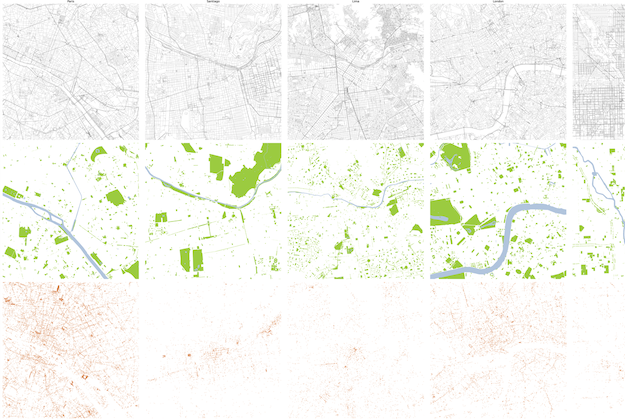
#> input picture posts/osm-urban-form/image.png, 625 x 419 px; its folder holds only this picture in this run
$ python matrix.py
#> lines starting #> are read from the running program, lines starting #| are printed output that depends on the picture
#Create a Grid/Matrix of Images
import PIL, os, glob
from PIL import Image
from math import ceil, floor

PATH = "/Users/nicolas/Documents/Q_GitHub/q-blog/posts/osm-urban-form/img"

frame_width = 2560
images_per_row = 9
padding = 2

os.chdir(PATH)

images = glob.glob("*.png")
#images = [i for i in images if i.startswith('block')] #get the first starting with block

img_width, img_height = Image.open(images[0]).size
#> img_width = 625; img_height = 419
sf = (frame_width-(images_per_row-1)*padding)/(images_per_row*img_width)       #scaling factor
#> sf = 0.452
scaled_img_width = ceil(img_width*sf)                   #s
#> scaled_img_width = 283
scaled_img_height = ceil(img_height*sf)
#> scaled_img_height = 190

number_of_rows = ceil(len(images)/images_per_row)
frame_height = ceil(sf*img_height*number_of_rows)
#> frame_height = 190

new_im = Image.new('RGBA', (frame_width, frame_height), color="white")
#> new_im: PIL image 2560x190 RGBA; every value is 255

i,j=0,0
for num, im in enumerate(images):
    if num%images_per_row==0:
        i=0
    im = Image.open(im)
#> im is the input picture: PIL image 625x419 RGBA; mean R, G, B, A 245, 246, 240.4, 255
    #Here I resize my opened image, so it is no bigger than 100,100
    im.thumbnail((scaled_img_width,scaled_img_height))
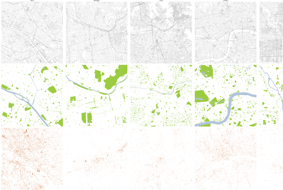
#> im: PIL image 283x190 RGBA; mean R, G, B, A 244.9, 246, 240.2, 255
    #Iterate through a 4 by 4 grid with 100 spacing, to place my image
    y_cord = (j//images_per_row)*scaled_img_height
#> y_cord = 0
    new_im.paste(im, (i,y_cord))
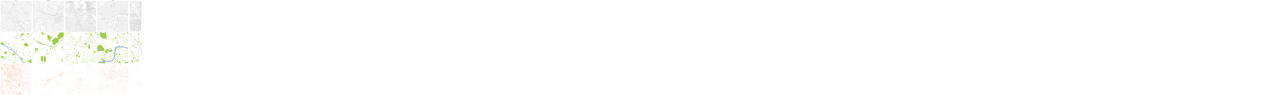
#> new_im: PIL image 2560x190 RGBA (shown at 1/2 size); mean R, G, B, A 253.9, 254, 253.4, 255
    print(i, y_cord)
#| 0 0
    i=(i+scaled_img_width)+padding
#> i = 285
    j+=1

new_im.show()
new_im.save("matrix.png", "PNG", quality=80, optimize=True, progressive=True)
